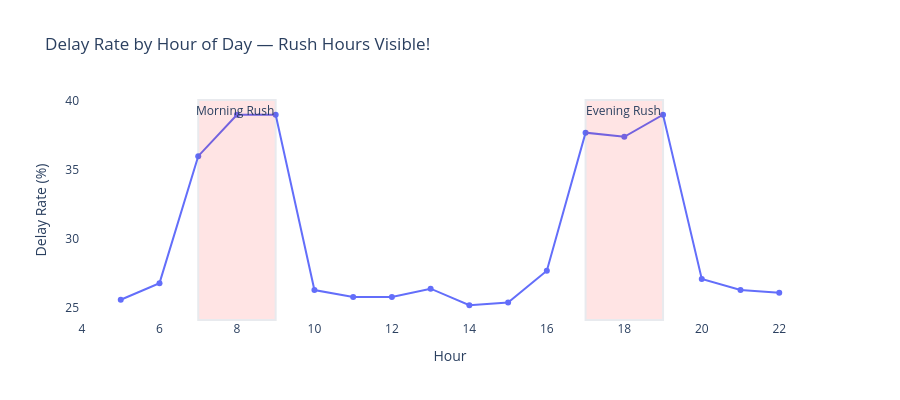

The notebook cell saved with this chart:
### Code cell
hour_stats = df.groupby('hour').agg(delay_pct=('is_delayed','mean')).reset_index()
hour_stats['delay_pct'] = (hour_stats['delay_pct']*100).round(1)
fig2 = px.line(hour_stats, x='hour', y='delay_pct', title='Delay Rate by Hour of Day — Rush Hours Visible!', markers=True, labels={'delay_pct':'Delay Rate (%)','hour':'Hour'})
fig2.add_vrect(x0=7, x1=9, fillcolor='red', opacity=0.1, annotation_text='Morning Rush')
fig2.add_vrect(x0=17, x1=19, fillcolor='red', opacity=0.1, annotation_text='Evening Rush')
fig2.update_layout(plot_bgcolor='white', height=400)
fig2.show()

### Figure 1 — Plotly figure (JSON) as saved in the notebook; plotly's stock layout.template omitted (floating-point values rounded to 4 significant figures)
{"data": [{"hovertemplate": "Hour=%{x}<br>Delay Rate (%)=%{y}<extra></extra>", "legendgroup": "", "line": {"color": "#636efa", "dash": "solid"}, "marker": {"symbol": "circle"}, "mode": "lines+markers", "name": "", "orientation": "v", "showlegend": false, "type": "scatter", "x": [5, 6, 7, 8, 9, 10, 11, 12, 13, 14, 15, 16, 17, 18, 19, 20, 21, 22], "xaxis": "x", "y": [25.6, 26.8, 36, 39, 39, 26.3, 25.8, 25.8, 26.4, 25.2, 25.4, 27.7, 37.7, 37.4, 39, 27.1, 26.3, 26.1], "yaxis": "y"}], "layout": {"annotations": [{"showarrow": false, "text": "Morning Rush", "x": 9, "xanchor": "right", "xref": "x", "y": 1, "yanchor": "top", "yref": "y domain"}, {"showarrow": false, "text": "Evening Rush", "x": 19, "xanchor": "right", "xref": "x", "y": 1, "yanchor": "top", "yref": "y domain"}], "height": 400, "legend": {"tracegroupgap": 0}, "plot_bgcolor": "white", "shapes": [{"fillcolor": "red", "opacity": 0.1, "type": "rect", "x0": 7, "x1": 9, "xref": "x", "y0": 0, "y1": 1, "yref": "y domain"}, {"fillcolor": "red", "opacity": 0.1, "type": "rect", "x0": 17, "x1": 19, "xref": "x", "y0": 0, "y1": 1, "yref": "y domain"}], "title": {"text": "Delay Rate by Hour of Day — Rush Hours Visible!"}, "xaxis": {"anchor": "y", "domain": [0, 1], "title": {"text": "Hour"}}, "yaxis": {"anchor": "x", "domain": [0, 1], "title": {"text": "Delay Rate (%)"}}}}
